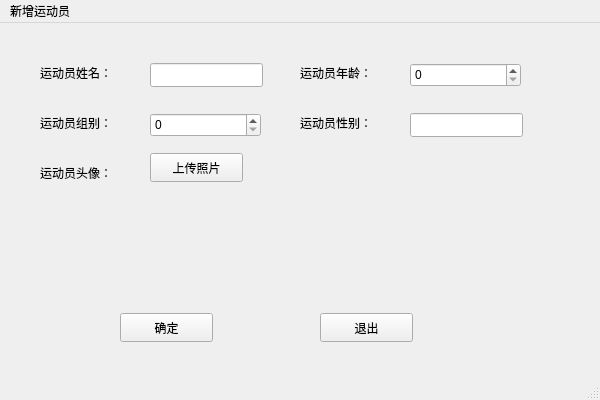
<?xml version="1.0" encoding="UTF-8"?>
<ui version="4.0">
 <class>form</class>
 <widget class="QMainWindow" name="form">
  <property name="geometry">
   <rect>
    <x>0</x>
    <y>0</y>
    <width>600</width>
    <height>400</height>
   </rect>
  </property>
  <property name="windowTitle">
   <string>MainWindow</string>
  </property>
  <widget class="QWidget" name="centralwidget">
   <widget class="QPushButton" name="pushButton">
    <property name="geometry">
     <rect>
      <x>120</x>
      <y>290</y>
      <width>93</width>
      <height>29</height>
     </rect>
    </property>
    <property name="text">
     <string>确定</string>
    </property>
   </widget>
   <widget class="QLabel" name="label">
    <property name="geometry">
     <rect>
      <x>40</x>
      <y>40</y>
      <width>91</width>
      <height>20</height>
     </rect>
    </property>
    <property name="text">
     <string>运动员姓名：</string>
    </property>
   </widget>
   <widget class="QLineEdit" name="lineEdit">
    <property name="geometry">
     <rect>
      <x>150</x>
      <y>40</y>
      <width>113</width>
      <height>24</height>
     </rect>
    </property>
   </widget>
   <widget class="QLabel" name="label_2">
    <property name="geometry">
     <rect>
      <x>300</x>
      <y>40</y>
      <width>91</width>
      <height>20</height>
     </rect>
    </property>
    <property name="text">
     <string>运动员年龄：</string>
    </property>
   </widget>
   <widget class="QLabel" name="label_3">
    <property name="geometry">
     <rect>
      <x>40</x>
      <y>90</y>
      <width>81</width>
      <height>20</height>
     </rect>
    </property>
    <property name="text">
     <string>运动员组别：</string>
    </property>
   </widget>
   <widget class="QLabel" name="label_4">
    <property name="geometry">
     <rect>
      <x>300</x>
      <y>90</y>
      <width>81</width>
      <height>20</height>
     </rect>
    </property>
    <property name="text">
     <string>运动员性别：</string>
    </property>
   </widget>
   <widget class="QLineEdit" name="lineEdit_4">
    <property name="geometry">
     <rect>
      <x>410</x>
      <y>90</y>
      <width>113</width>
      <height>24</height>
     </rect>
    </property>
   </widget>
   <widget class="QLabel" name="label_5">
    <property name="geometry">
     <rect>
      <x>290</x>
      <y>140</y>
      <width>91</width>
      <height>110</height>
     </rect>
    </property>
    <property name="minimumSize">
     <size>
      <width>80</width>
      <height>110</height>
     </size>
    </property>
    <property name="maximumSize">
     <size>
      <width>280</width>
      <height>300</height>
     </size>
    </property>
    <property name="text">
     <string/>
    </property>
   </widget>
   <widget class="QLabel" name="label_6">
    <property name="geometry">
     <rect>
      <x>40</x>
      <y>140</y>
      <width>81</width>
      <height>20</height>
     </rect>
    </property>
    <property name="text">
     <string>运动员头像：</string>
    </property>
   </widget>
   <widget class="QPushButton" name="pushButton_2">
    <property name="geometry">
     <rect>
      <x>150</x>
      <y>130</y>
      <width>93</width>
      <height>29</height>
     </rect>
    </property>
    <property name="text">
     <string>上传照片</string>
    </property>
   </widget>
   <widget class="QPushButton" name="pushButton_3">
    <property name="geometry">
     <rect>
      <x>320</x>
      <y>290</y>
      <width>93</width>
      <height>29</height>
     </rect>
    </property>
    <property name="text">
     <string>退出</string>
    </property>
   </widget>
   <widget class="QLabel" name="label_7">
    <property name="geometry">
     <rect>
      <x>220</x>
      <y>270</y>
      <width>91</width>
      <height>20</height>
     </rect>
    </property>
    <property name="text">
     <string/>
    </property>
   </widget>
   <widget class="QSpinBox" name="spinBox">
    <property name="geometry">
     <rect>
      <x>410</x>
      <y>40</y>
      <width>111</width>
      <height>24</height>
     </rect>
    </property>
   </widget>
   <widget class="QSpinBox" name="spinBox_2">
    <property name="geometry">
     <rect>
      <x>150</x>
      <y>90</y>
      <width>111</width>
      <height>24</height>
     </rect>
    </property>
   </widget>
  </widget>
  <widget class="QMenuBar" name="menubar">
   <property name="geometry">
    <rect>
     <x>0</x>
     <y>0</y>
     <width>600</width>
     <height>26</height>
    </rect>
   </property>
   <widget class="QMenu" name="menu">
    <property name="title">
     <string>新增运动员</string>
    </property>
   </widget>
   <addaction name="menu"/>
  </widget>
  <widget class="QStatusBar" name="statusbar"/>
 </widget>
 <resources/>
 <connections/>
</ui>
